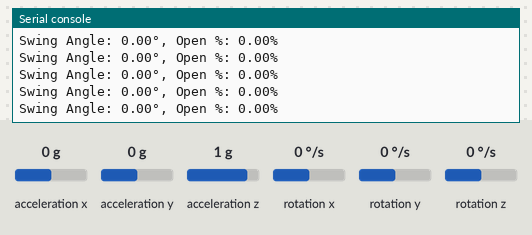
Recording of a program running on a simulated ESP32 board running MicroPython. Parts: the last lines printed to the serial console. The inputs (shaded band) are chosen by the test bench; at power-on: acceleration x 0 g, acceleration y 0 g, rotation z 0 °/s, acceleration z 1 g, rotation x 0 °/s, rotation y 0 °/s. Library files of the repository ran but are not shown: mpu6050.py.

Above: at 2.3 s.
2.4 s: acceleration x set to -1.4 g
At 2.7 s:
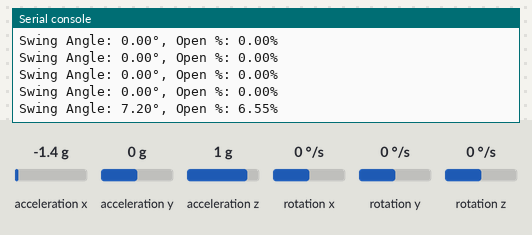
3.9 s: acceleration y set to -1.4 g
At 3.91 s:
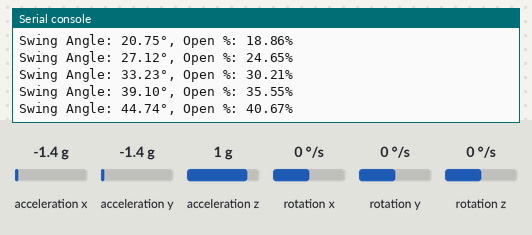
5.4 s: rotation z set to 100 °/s
At 5.51 s:
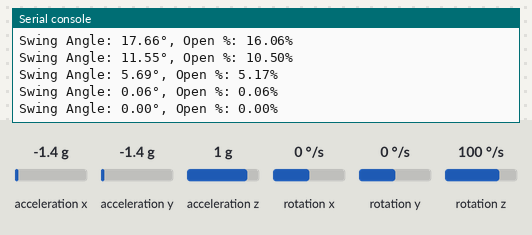
Timing chart, 0 to 8.4 s (numbered marks = the images above; inputs shaded):
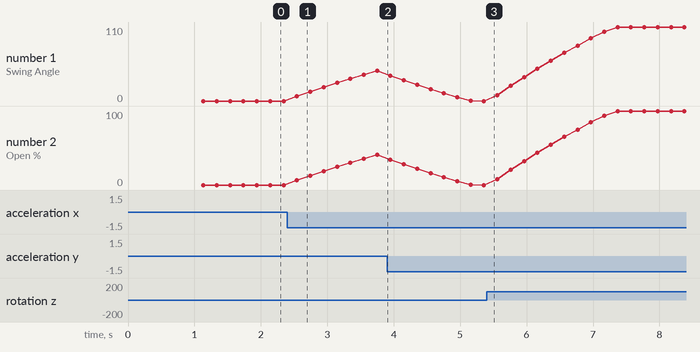

Measured:
- after the input at 2.4 s, the serial console: prints a new line after 0.14 s (image 1)
- plotted number 1: 0 → 44.74 after the input at 2.4 s, 0 → 110 after the input at 5.4 s
- plotted number 2: 0 → 40.67 after the input at 2.4 s, 0 → 100 after the input at 5.4 s

The program:

test.py
```python
from machine import Pin, I2C
from time import sleep
from mpu6050 import MPU6050Swing

i2c = I2C(0, scl=Pin(22), sda=Pin(21))  # Adjust pins if needed
mpu = MPU6050Swing(i2c)

mpu.calibrate_gyro_z()

while True:
    angle, percent = mpu.update()
    print("Swing Angle: {:.2f}°, Open %: {:.2f}%".format(angle, percent))
    sleep(0.2)
```
